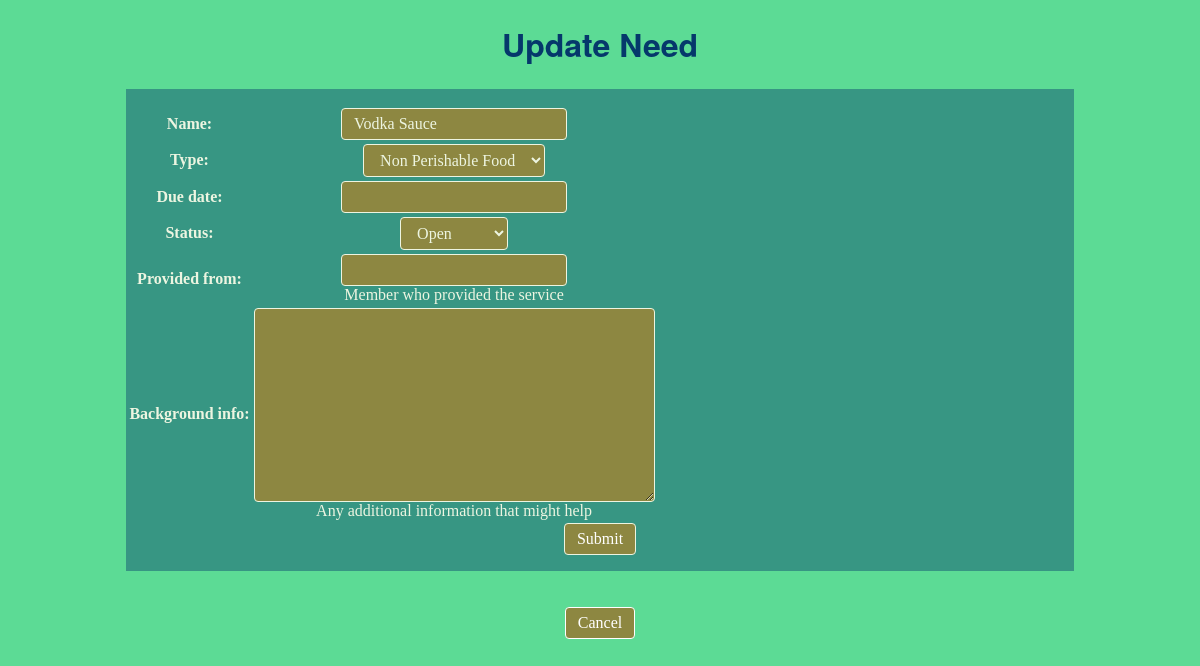
The page /need/update/19 on the database as committed earlier.
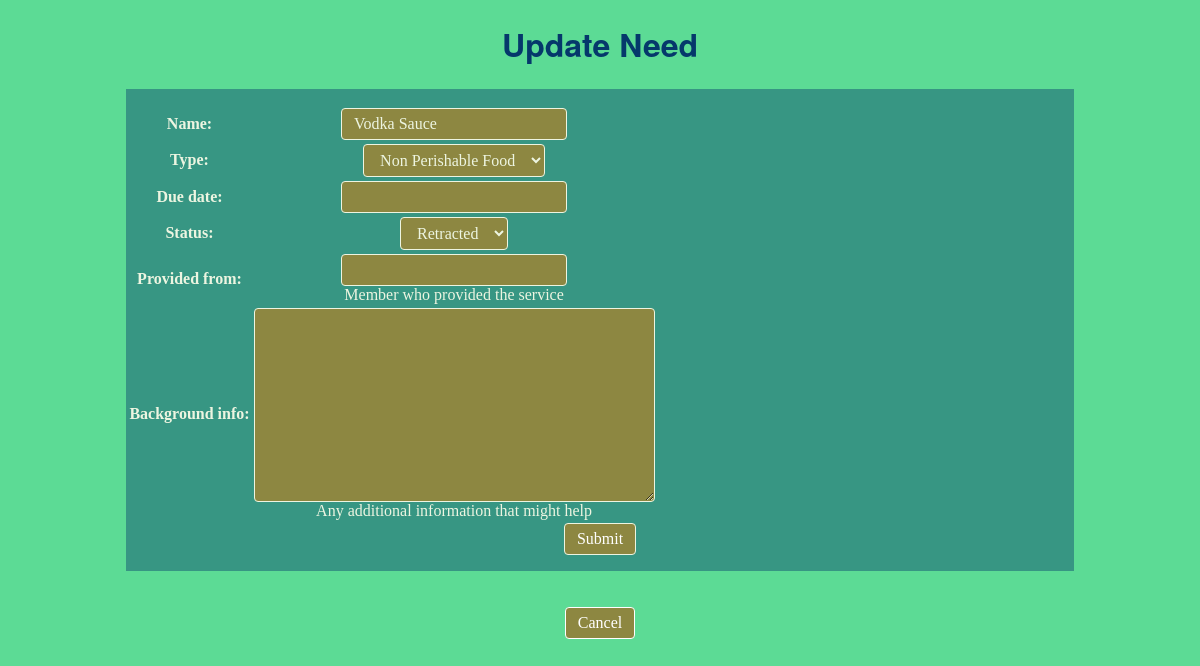
The same page on the database as committed later.
### share/models.py (models this page shows, shortened)
class Need(models.Model):
    STATUS = (
    ('Open', 'Open'),
    ('Pending', 'Pending'),
    ('Provided', 'Provided'),
    ('Expired', 'Expired'),
    ('Retracted', 'Retracted'),
    )
    name = models.CharField(max_length=50, help_text='')
    member_id = models.PositiveSmallIntegerField(blank=False,
    help_text='Member with need',default=0)
    type = models.CharField(max_length=25, choices=TYPE)
    due_date = models.DateTimeField(auto_now=False, auto_now_add=False, \
    blank=True, null=True, help_text='when is the item needed?')
    background_info = models.TextField(max_length=1000, blank=True, \
    help_text="Any additional information that might help")
    status = models.CharField(max_length=25, choices=STATUS, default='Open')
    provided_from = models.PositiveSmallIntegerField(blank=True, null=True,
    help_text="Member who provided the service")

### share/views.py (the view)
# urls.py: path("need/update/", views.NeedUpdate.as_view(), name="update_need_form"), # Needed 5/26/20 to get past NoReverseMatch Error
class NeedUpdate(UpdateView):
    model = Need
    fields = ['name', 'type', 'due_date','status','provided_from','background_info']
    template_name_suffix = '_update_form'
    success_url = reverse_lazy('summary')

### share/templates/share/need_update_form.html (shortened to what this page needs)
{% extends "base_generic.html" %}
{% block content %}
<h1>Update Need</h1>
<div class="login-grid">
  <div class="login-left-margin"></div>
  <div class="login-middle">
    <form action="" method="post">
      <table>
        {{form.as_table}}
      </table>
      <input class="btn btn-primary" style="color:white" type="submit" value="Submit">
    </form>
  </div>
  <div class="login-right-margin"></div>
</div>
<br>
    <div class="bold-centered">
      <a class="button-submit" style="color:white" href="{% url 'summary'%}">Cancel</a>
    </div>
{% load staticfiles %}
{% endblock %}

Rows that differ between the two databases and show on the page:
changed Need "Vodka Sauce": status "Open" → "Retracted"
